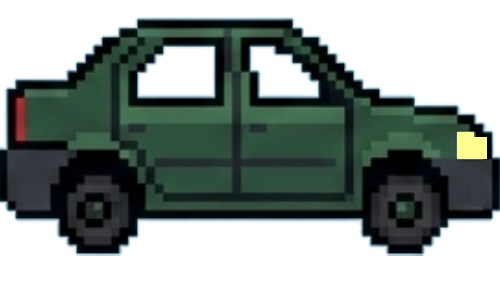
#> input picture FrontEnd/images/bird-logan.png, 500 x 288 px
$ python create_favicon.py
#> lines starting #> are read from the running program, lines starting #| are printed output that depends on the picture
import os
from PIL import Image

print("Current dir:", os.getcwd())

img = Image.open('FrontEnd/images/bird-logan.png')
#> img is the input picture: PIL image 500x288 RGBA; mean R, G, B, A 26.7, 37.2, 33.5, 141.8
print("Image opened, size:", img.size)
#| Image opened, size: (500, 288)

w, h = img.size
#> w = 500; h = 288
size = min(w, h)
#> size = 288
left = (w - size) // 2
#> left = 106
top = (h - size) // 2
#> top = 0
img_cropped = img.crop((left, top, left + size, top + size)).resize((32, 32), Image.LANCZOS)
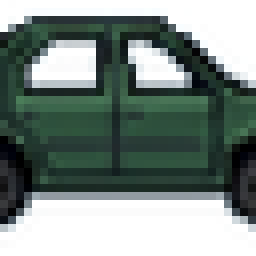
#> img_cropped: PIL image 32x32 RGBA (shown 8 times larger); mean R, G, B, A 38.2, 55, 50.9, 154.2; transparent parts drawn white

bg = Image.new('RGBA', (32, 32), (255, 255, 255, 255))
#> bg: PIL image 32x32 RGBA; every value is 255
bg.paste(img_cropped, (0, 0), img_cropped if img_cropped.mode == 'RGBA' else None)
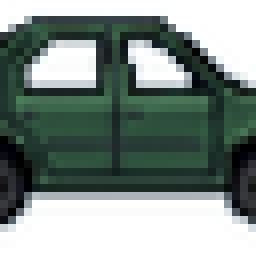
#> bg: PIL image 32x32 RGBA (shown 8 times larger); mean R, G, B, A 125.2, 138.3, 133.2, 248.6; transparent parts drawn white

# Save ICO
ico_path = 'FrontEnd/favicon.ico'
bg.save(ico_path, format='ICO', sizes=[(32, 32)])
print("ICO saved:", os.path.exists(ico_path))
if os.path.exists(ico_path):
    print("ICO size:", os.path.getsize(ico_path), "bytes")

# Save PNG too
png_path = 'FrontEnd/favicon.png'
bg.save(png_path, format='PNG')
print("PNG saved:", os.path.exists(png_path))

print("All files in FrontEnd:", os.listdir('FrontEnd'))
